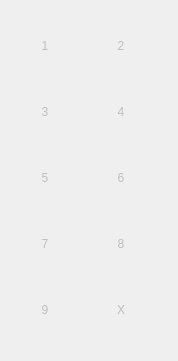
   <widget class="QWidget" name="gridLayoutWidget_2">
    <property name="geometry">
     <rect>
      <x>30</x>
      <y>80</y>
      <width>178</width>
      <height>361</height>
     </rect>
    </property>
    <layout class="QGridLayout" name="gridLayout_3">
     <property name="leftMargin">
      <number>0</number>
     </property>
     <item row="4" column="0">
      <widget class="QPushButton" name="inputButton9">
       <property name="enabled">
        <bool>false</bool>
       </property>
       <property name="minimumSize">
        <size>
         <width>50</width>
         <height>50</height>
        </size>
       </property>
       <property name="focusPolicy">
        <enum>Qt::NoFocus</enum>
       </property>
       <property name="styleSheet">
        <string notr="true">font: 75 20pt &quot;Ubuntu Mono&quot;;
border-style: solid;
border-width:0px;
border-radius:50px;
border-color: red;
max-width:50px;
max-height:50px;
min-width:50px;
min-height:50px;
background-image: url(:/img/btn_disabled.png);</string>
       </property>
       <property name="text">
        <string>9</string>
       </property>
      </widget>
     </item>
     <item row="1" column="0">
      <widget class="QPushButton" name="inputButton3">
       <property name="enabled">
        <bool>false</bool>
       </property>
       <property name="minimumSize">
        <size>
         <width>50</width>
         <height>50</height>
        </size>
       </property>
       <property name="focusPolicy">
        <enum>Qt::NoFocus</enum>
       </property>
       <property name="styleSheet">
        <string notr="true">font: 75 20pt &quot;Ubuntu Mono&quot;;
border-style: solid;
border-width:0px;
border-radius:50px;
border-color: red;
max-width:50px;
max-height:50px;
min-width:50px;
min-height:50px;
background-image: url(:/img/btn_disabled.png);</string>
       </property>
       <property name="text">
        <string>3</string>
       </property>
      </widget>
     </item>
     <item row="3" column="0">
      <widget class="QPushButton" name="inputButton7">
       <property name="enabled">
        <bool>false</bool>
       </property>
       <property name="minimumSize">
        <size>
         <width>50</width>
         <height>50</height>
        </size>
       </property>
       <property name="focusPolicy">
        <enum>Qt::NoFocus</enum>
       </property>
       <property name="styleSheet">
        <string notr="true">font: 75 20pt &quot;Ubuntu Mono&quot;;
border-style: solid;
border-width:0px;
border-radius:50px;
border-color: red;
max-width:50px;
max-height:50px;
min-width:50px;
min-height:50px;
background-image: url(:/img/btn_disabled.png);</string>
       </property>
       <property name="text">
        <string>7</string>
       </property>
      </widget>
     </item>
     <item row="2" column="0">
      <widget class="QPushButton" name="inputButton5">
       <property name="enabled">
        <bool>false</bool>
       </property>
       <property name="minimumSize">
        <size>
         <width>50</width>
         <height>50</height>
        </size>
       </property>
       <property name="focusPolicy">
        <enum>Qt::NoFocus</enum>
       </property>
       <property name="styleSheet">
        <string notr="true">font: 75 20pt &quot;Ubuntu Mono&quot;;
border-style: solid;
border-width:0px;
border-radius:50px;
border-color: red;
max-width:50px;
max-height:50px;
min-width:50px;
min-height:50px;
background-image: url(:/img/btn_disabled.png);</string>
       </property>
       <property name="text">
        <string>5</string>
       </property>
      </widget>
     </item>
     <item row="0" column="0">
      <widget class="QPushButton" name="inputButton1">
       <property name="enabled">
        <bool>false</bool>
       </property>
       <property name="minimumSize">
        <size>
         <width>50</width>
         <height>50</height>
        </size>
       </property>
       <property name="focusPolicy">
        <enum>Qt::NoFocus</enum>
       </property>
       <property name="styleSheet">
        <string notr="true">font: 75 20pt &quot;Ubuntu Mono&quot;;
border-style: solid;
border-width:0px;
border-radius:50px;
border-color: red;
max-width:50px;
max-height:50px;
min-width:50px;
min-height:50px;
background-image: url(:/img/btn_disabled.png);</string>
       </property>
       <property name="text">
        <string>1</string>
       </property>
      </widget>
     </item>
     <item row="0" column="1">
      <widget class="QPushButton" name="inputButton2">
       <property name="enabled">
        <bool>false</bool>
       </property>
       <property name="minimumSize">
        <size>
         <width>50</width>
         <height>50</height>
        </size>
       </property>
       <property name="focusPolicy">
        <enum>Qt::NoFocus</enum>
       </property>
       <property name="styleSheet">
        <string notr="true">font: 75 20pt &quot;Ubuntu Mono&quot;;
border-style: solid;
border-width:0px;
border-radius:50px;
border-color: red;
max-width:50px;
max-height:50px;
min-width:50px;
min-height:50px;
background-image: url(:/img/btn_disabled.png);</string>
       </property>
       <property name="text">
        <string>2</string>
       </property>
      </widget>
     </item>
     <item row="1" column="1">
      <widget class="QPushButton" name="inputButton4">
       <property name="enabled">
        <bool>false</bool>
       </property>
       <property name="minimumSize">
        <size>
         <width>50</width>
         <height>50</height>
        </size>
       </property>
       <property name="focusPolicy">
        <enum>Qt::NoFocus</enum>
       </property>
       <property name="styleSheet">
        <string notr="true">font: 75 20pt &quot;Ubuntu Mono&quot;;
border-style: solid;
border-width:0px;
border-radius:50px;
border-color: red;
max-width:50px;
max-height:50px;
min-width:50px;
min-height:50px;
background-image: url(:/img/btn_disabled.png);</string>
       </property>
       <property name="text">
        <string>4</string>
       </property>
      </widget>
     </item>
     <item row="2" column="1">
      <widget class="QPushButton" name="inputButton6">
       <property name="enabled">
        <bool>false</bool>
       </property>
       <property name="minimumSize">
        <size>
         <width>50</width>
         <height>50</height>
        </size>
       </property>
       <property name="focusPolicy">
        <enum>Qt::NoFocus</enum>
       </property>
       <property name="styleSheet">
        <string notr="true">font: 75 20pt &quot;Ubuntu Mono&quot;;
border-style: solid;
border-width:0px;
border-radius:50px;
border-color: red;
max-width:50px;
max-height:50px;
min-width:50px;
min-height:50px;
background-image: url(:/img/btn_disabled.png);</string>
       </property>
       <property name="text">
        <string>6</string>
       </property>
      </widget>
     </item>
     <item row="3" column="1">
      <widget class="QPushButton" name="inputButton8">
       <property name="enabled">
        <bool>false</bool>
       </property>
       <property name="minimumSize">
        <size>
         <width>50</width>
         <height>50</height>
        </size>
       </property>
       <property name="focusPolicy">
        <enum>Qt::NoFocus</enum>
       </property>
       <property name="styleSheet">
        <string notr="true">font: 75 20pt &quot;Ubuntu Mono&quot;;
border-style: solid;
border-width:0px;
border-radius:50px;
border-color: red;
max-width:50px;
max-height:50px;
min-width:50px;
min-height:50px;
background-image: url(:/img/btn_disabled.png);</string>
       </property>
       <property name="text">
        <string>8</string>
       </property>
      </widget>
     </item>
     <item row="4" column="1">
      <widget class="QPushButton" name="inputButtonX">
       <property name="enabled">
        <bool>false</bool>
       </property>
       <property name="minimumSize">
        <size>
         <width>50</width>
         <height>50</height>
        </size>
       </property>
       <property name="focusPolicy">
        <enum>Qt::NoFocus</enum>
       </property>
       <property name="styleSheet">
        <string notr="true">font: 75 20pt &quot;Ubuntu Mono&quot;;
border-style: solid;
border-width:0px;
border-radius:50px;
border-color: red;
max-width:50px;
max-height:50px;
min-width:50px;
min-height:50px;
background-image: url(:/img/btn_disabled.png);</string>
       </property>
       <property name="text">
        <string>X</string>
       </property>
      </widget>
     </item>
    </layout>
   </widget>
